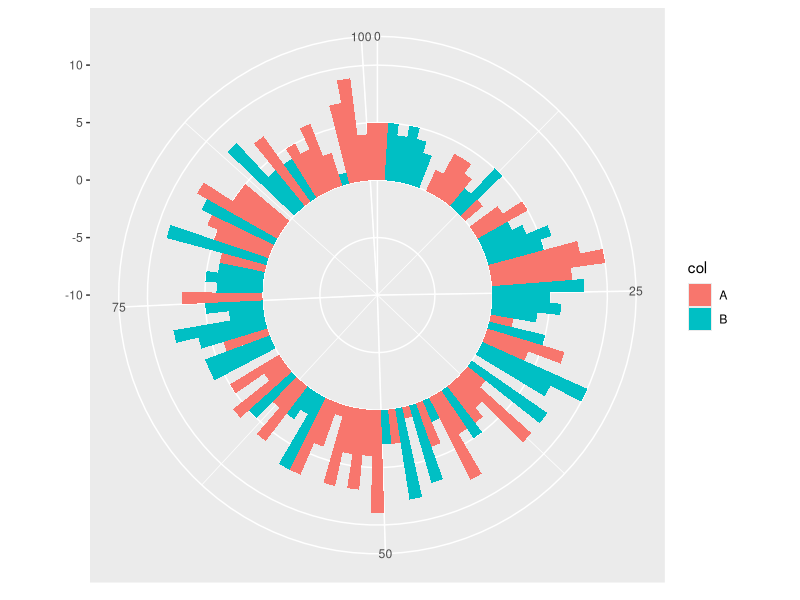
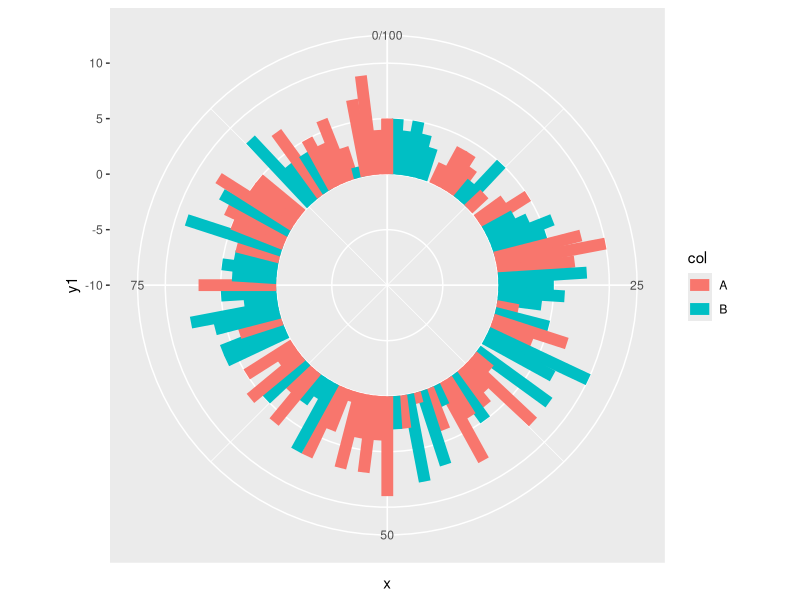
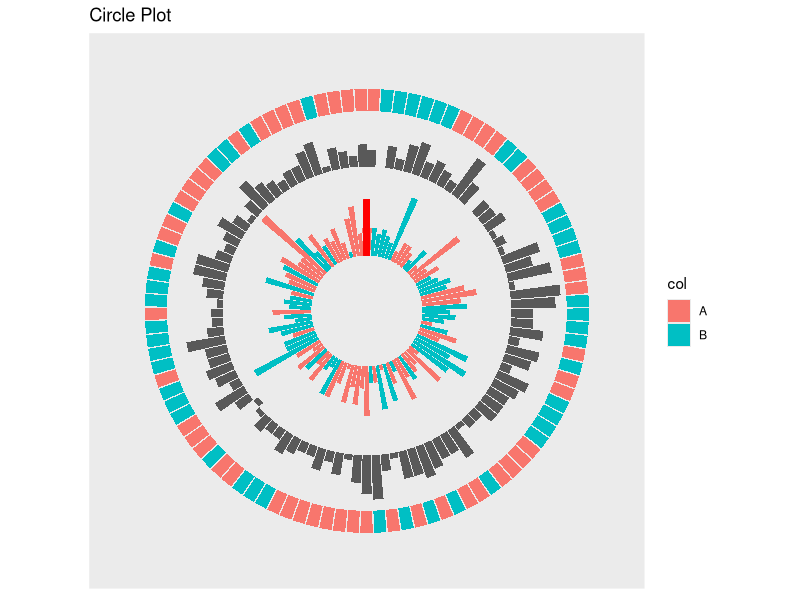

Write the R code that produced these figures, in order.
# The objective of this script is to create a "circle plot": circular arrangement of barplots
# (on multiple layers) with individual hight and color using ggplo
library(ggplot2)


# create some data
x     <- 0:100
y1    <- rep(0, lenght.out=length(x))
y2    <- rpois(n=length(x), lambda = 5)
y3    <-  rpois(n=length(x), lambda = 5)
col   <- ifelse(runif(length(x), 0, 1) < 0.5, "A", "B")  # some individual coloring
df <- data.frame(x, y1, y2, y3, col)  # combine to dataframe
rm(x, y1, y2, y3, col)


# simple plot
# bars get wider at the top when using geom_rect and polar coordinates
ggplot(df) +
  geom_rect(aes(xmin=x, xmax=x+1,ymin=y1, ymax=y2, fill=col)) +
  coord_polar() + ylim(c(-10,10))

# when using geom_segment bars keep their width over the full length
ggplot(df, aes(x=x, xend=x, y=y1, yend=y2, col=col)) +
  geom_segment(lwd=4) +
  coord_polar() + ylim(c(-10,10))

# multiple circles can be constructed 
# use xmin=x+0.05, xmax=x+0.95 instead of xmin=x, xmax=x+1 to create a small gap between the bars
ggplot(df) +
  geom_rect(aes(xmin=x+0.05, xmax=x+0.95,ymin=y1, ymax=y2, fill=col)) +
  geom_rect(aes(xmin=x+0.05, xmax=x+0.95,ymin=max(df$y2) + 1, ymax=max(df$y2) + y3)) +
  geom_rect(aes(xmin=x+0.05, xmax=x+0.95,ymin=max(df$y2) + max(df$y3) + 1, ymax=max(df$y2) + max(df$y3) + 5, fill=col)) +
  coord_polar() +
  ylim(c(-10,NA)) +  # (0, NA) notation fixes lower limit of axis 
  xlim(0,NA) +       # to 0 and leaves upper limit open
  geom_segment(x=0, xend=0, y=0, yend=10, col="red", lwd=2) +
  theme(panel.grid.major = element_blank(), panel.grid.minor = element_blank(),
        axis.text = element_blank(), axis.ticks = element_blank()) + 
  ggtitle("Circle Plot")

# comment as example